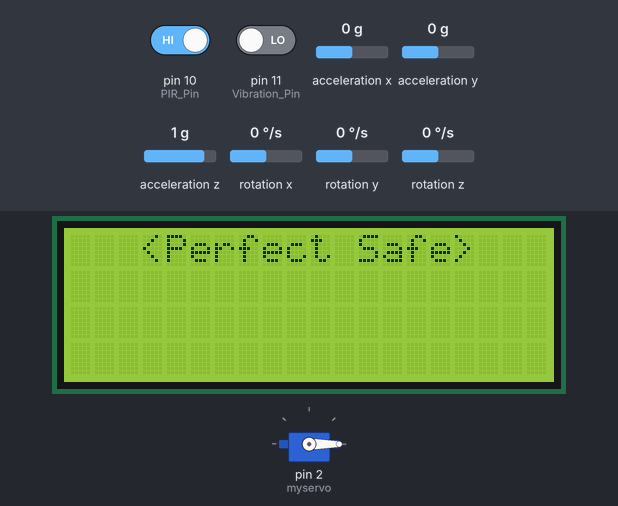
This sketch was run on a simulated Arduino Uno, built with avr-gcc and run on an emulated ATmega328P. Shown: servo, 20×4 character LCD. Wiring (inferred from the names in the program): MPU-6050 motion sensor at I2C address 0x68. The inputs (shaded band) are chosen by the test bench; at power-on: pin 10 (PIR_Pin) HIGH, pin 11 (Vibration_Pin) LOW, acceleration x 0 g, acceleration y 0 g, acceleration z 1 g, rotation x 0 °/s, rotation y 0 °/s, rotation z 0 °/s. The modem accepts every AT command (registered, SIM ready, sends succeed) and sends nothing else; what the sketch prints to the serial monitor is not drawn.

Above: at 14.3 s.
At 15.3 s:
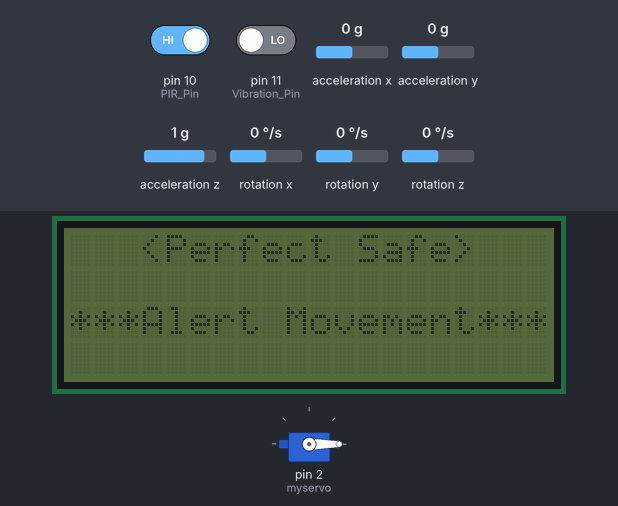

Measured:
- what the display in image 0 shows lasts 1.0 s, from 14.2 s to 15.2 s

The sketch:

sketch_MixAll3.ino
```cpp
#include <SoftwareSerial.h> //시리얼 통신 라이브러리 호출
#include <Servo.h> //서보모터 라이브러리
#include <Wire.h> //자이로센서 라이브러리
#include <LiquidCrystal_I2C.h> // LCD 라이브러리

#define DEBUG true
SoftwareSerial esp8266(6, 7); // WiFi 통신을 위한 객체 선언

Servo myservo; //서보모터 객체
int state = 1;
int Dig_state;

int PIR_Pin = 10; //PIR 핀 10으로 설정

int Vibration_Pin = 11; //진동센서 핀 11로 설정

const int MPU_addr = 0x68; // 자이로 센서 I2C 주소
int16_t AcX, AcY, AcZ, Tmp, GyX, GyY, GyZ;

LiquidCrystal_I2C lcd(0x27, 20, 4); // LCD 시작주소


void setup() {
  // put your setup code here, to run once:

  //서보모터
  myservo.attach(2);   //서보모터 시그널 핀 번호 설정
  myservo.write(0);     //서보모터 초기 각도 0도 설정
  myservo.detach();
  myservo.write(90);
  myservo.detach();


  //진동 센서
  pinMode(Vibration_Pin, INPUT); //진동센서 핀 입력

  //자이로 센서
  Wire.begin();
  Wire.beginTransmission(MPU_addr);
  Wire.write(0x6B);  // PWR_MGMT_1 register
  Wire.write(0);     // set to zero (wakes up the MPU-6050)
  Wire.endTransmission(true);

  //LCD
  lcd.init();
  lcd.backlight();

  Serial.begin(9600);
  esp8266.begin(9600); //WiFi 시리얼 개방


  //WiFi
  sendData("AT+CWMODE=3\r\n", 1000, DEBUG); // configure as access point (working mode: AP+STA)
  //sendData("AT+CWLAP\r\n", 3000, DEBUG); // list available access points
  sendData("AT+CWJAP=\"AndroidHotspot5044\",\"0325274715\"\r\n", 6000, DEBUG); // join the access point
  delay(3000);
  sendData("AT+CIFSR\r\n", 1000, DEBUG); // get ip address
  sendData("AT+CIPMUX=1\r\n", 1000, DEBUG); // configure for multiple connections
  sendData("AT+CIPSERVER=1\r\n", 1000, DEBUG); // turn on server on port 80
  sendData("AT+CIPSTART=0,\"TCP\",\"101.101.219.143\",8080\r\n", 1000, DEBUG); //Connect to Server


}

void loop() {
  // put your main code here, to run repeatedly:

  lcd.setCursor(3, 0);
  lcd.print("<Perfect Safe>");


  int Dig_PIR = digitalRead(PIR_Pin); //PIR 센서
  int Dig_Vib = pulseIn (Vibration_Pin, HIGH); //진동 센서

  //자이로 센서
  Wire.beginTransmission(MPU_addr);
  Wire.write(0x3B);  // starting with register 0x3B (ACCEL_XOUT_H)
  Wire.endTransmission(false);
  Wire.requestFrom(MPU_addr, 14, true); // request a total of 14 registers
  GyX = Wire.read() << 8 | Wire.read(); // 0x43 (GYRO_XOUT_H) & 0x44 (GYRO_XOUT_L)
  GyY = Wire.read() << 8 | Wire.read(); // 0x45 (GYRO_YOUT_H) & 0x46 (GYRO_YOUT_L)
  GyZ = Wire.read() << 8 | Wire.read(); // 0x47 (GYRO_ZOUT_H) & 0x48 (GYRO_ZOUT_L)

  //LCD
  if (Dig_PIR == 0 && Dig_Vib == 0 )
  {
    lcd.noBacklight();
    lcd.setCursor(0, 2);
    lcd.print("     Safe Now       ");
  }
  else if ((Dig_PIR == 1) || ( Dig_Vib != NULL) && (GyX != NULL || GyY != NULL || GyZ != NULL))
  {
    lcd.backlight();
    lcd.setCursor(0, 2);
    lcd.print("***Alert Movement***");
    lcd.noBacklight();
  }


  //WiFi_웹페이지에 보내는 문장
  String dataCommand = "GET /process.jsp?&motor=";
  dataCommand += Dig_state;
  dataCommand += "&oscill=";
  dataCommand += Dig_Vib;
  dataCommand += "&gyro_x=";
  dataCommand += GyX;
  dataCommand += "&gyro_y=";
  dataCommand += GyY;
  dataCommand += "&gyro_z=";
  dataCommand += GyZ;
  dataCommand += "&infra=";
  dataCommand += Dig_PIR;
  dataCommand += "&user=";
  dataCommand += 1;
  dataCommand += "&equ=";
  dataCommand += 1;
  dataCommand += "&state=";
  dataCommand += 1;
  dataCommand += " HTTP/1.1\r\nHost: 101.101.219.143\r\n\r\n";

  Serial.println("");
  Serial.println(dataCommand);

  //WiFi_길이파악을 위해 얘를 나중에 생성
  String sendCommand = "AT+CIPSEND=0,";
  sendCommand += dataCommand.length();
  sendCommand += "\r\n";
  sendData(sendCommand, 1000, DEBUG);
  sendData(dataCommand, 1000, DEBUG);

  delay(5000);

  //WiFi_서버연결
  sendData("AT+CIPSTART=0,\"TCP\",\"101.101.219.143\",8080\r\n", 1000, DEBUG); //Connect to Server


}

String sendData(String command, const int timeout, boolean debug)
{
  String response = "";
  esp8266.print(command); // send the read character to the esp8266
  long int time = millis();

  while ( (time + timeout) > millis()) {
    while (esp8266.available()) {
      // The esp has data so display its output to the serial window
      char c = esp8266.read(); // read the next character.
      response += c;
    }
  }

  if (debug) {
    Serial.print(response);
  }
  return response;
}
```
